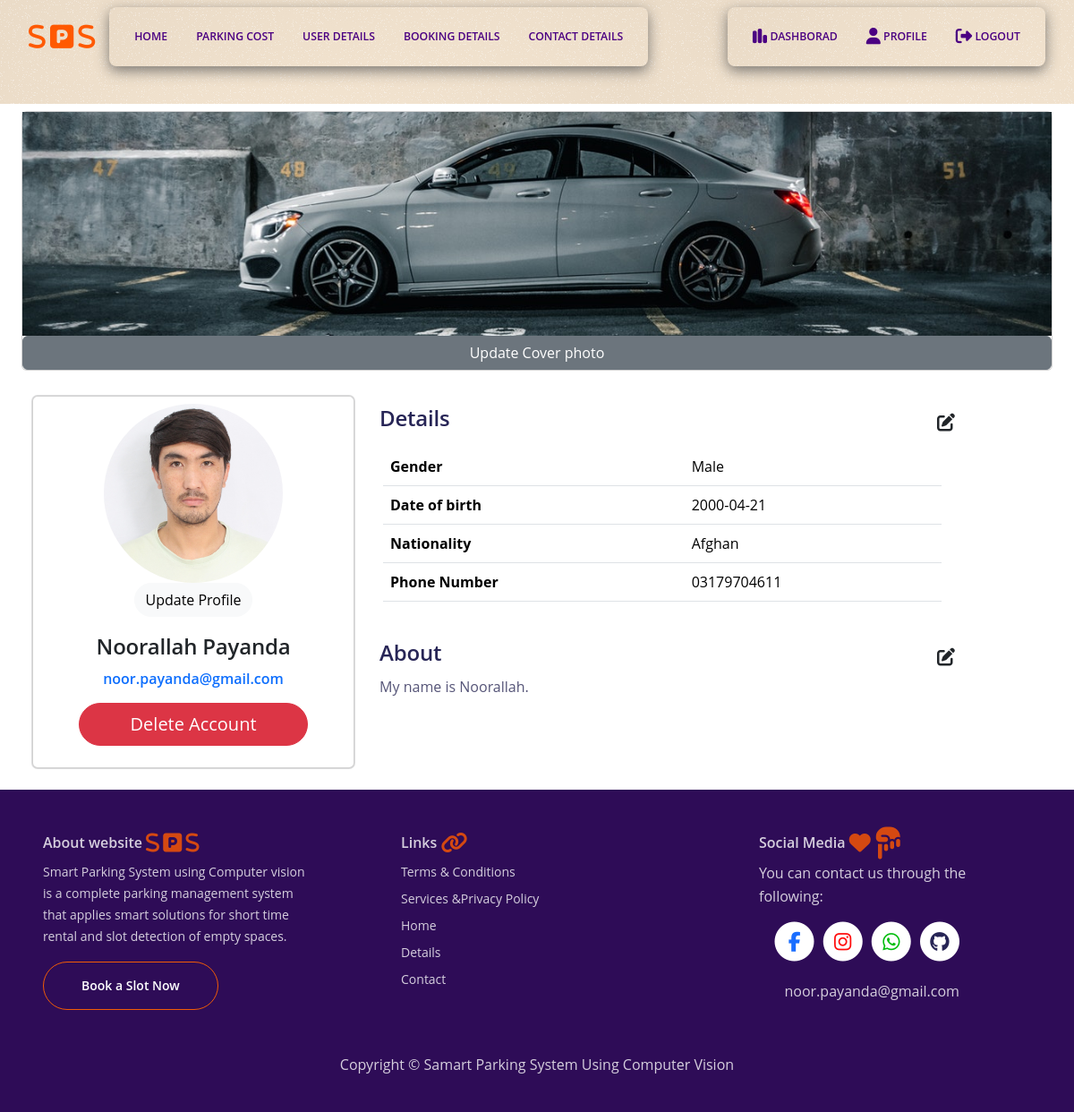
Screenshot of /profile (signed in) with the database file from the repository.
### app.py (models this page shows, shortened)
class Users(db.Model, UserMixin):
    id = Column(Integer, primary_key=True)
    name =Column(String(80), nullable=False)
    email = Column(String(120), unique=True, nullable=False) # it should be unique
    password = Column(String(128), nullable=False)
    phone_number = Column(String(15), nullable=True)
    gender = Column(String(10), nullable=True)
    date_of_birth = Column(Date, nullable=True)
    nationality = Column(String(), nullable=True)
    about = Column(Text, nullable=True)
    profile_picture  = Column(String(50), nullable=True)
    cover_photo  = Column(String(50), nullable=True)
    contacts = relationship('Contacts', backref='users')  # One-to-Many relationship with contacts
    bookings = relationship('Bookings', backref='users')  # One-to-Many relationship with Booking
    is_admin = Column(Boolean, default=False)  # Flag to distinguish user type

### app.py (the view)
@app.route('/profile')
@login_required  # Add login protection (replace with your implementation)
def profile():
    user = Users.query.get(current_user.id)
    return render_template('profile.html', user=user)

### app.py (called while the page is built)
@login_manager.user_loader
def load_user(user_id):
    user = Users.query.get(int(user_id))
    return user

### templates/profile.html (shortened to what this page needs)
{% extends "base.html" %}
{% block content %}
<div class="row p-1">
</div>
<div class="container-fluid">
    <div class="row px-4 mb-1">
        <div class="card px-0">
            {% if user.cover_photo %}
            <img src="{{ url_for('uploaded_cover', filename=user.cover_photo) }}" alt="Cover Photo" height="250px"
                style="background-size:ocver; object-fit: cover;">
            {% else %}
            <p>No Cover Photo uploaded yet.</p>
            {% endif %}
            <button data-bs-toggle="modal" data-bs-target="#update_cover_photo_modal" class="btn btn-secondary">
                Update Cover photo
            </button>
        </div>
    </div>
    <div class="row p-4 gap-2">
        <div class="col-lg-4">
            <div class="card my_shadow p-2 text-center" style="align-items: center;">
                {% if user.profile_picture %}
                <img src="{{ url_for('uploaded_profile', filename=user.profile_picture) }}" alt="Profile Picture"
                    style="border-radius: 50%;" width="200" height="200">
                {% else %}
                <p>No profile picture uploaded yet.</p>
                {% endif %}
                <button data-bs-toggle="modal" data-bs-target="#update_profile_picture_modal"
                    class="btn btn-light rounded-pill">
                    Update Profile
                </button>
                <div class="card-body">
                    <h4 class="card-title text-center">{{user.name}}</h4>
                    <h6 class="card-text text-primary text-center">{{user.email}}</h6>
                    <button data-bs-toggle="modal" data-bs-target="#deleteConfirmationModal"
                        class="btn btn-danger btn-lg rounded-5 mt-2" style="width: 16rem;">
                        Delete Account
                    </button>
                </div>
            </div>
        </div>
        <div class="col-lg-7">
            <div class="row">
                <div class="col p-2">
                    <div class="flex_button">
                        <h4>Details</h4>
                        <button class="btn" type="button" data-bs-toggle="modal" data-bs-target="#details_box">
                            <i class="fa-solid fa-pen-to-square fa-lg"></i>
                        </button>
                    </div>
                </div>
                <div class="row">
                    <div class="col-lg-12">
                        <table class="table table-hover">
                            <tr>
                                <th>Gender</th>
                                <td>{{ user.gender }}</td>
                            </tr>
                            <tr>
                                <th>Date of birth</th>
                                <td>{{ user.date_of_birth }}</td>
                            </tr>
                            <tr>
                                <th>Nationality</th>
                                <td>{{ user.nationality }}</td>
                            </tr>
                            <tr>
                                <th>Phone Number</th>
                                <td>{{ user.phone_number }}</td>
                            </tr>
                        </table>
                    </div>
                </div>
            </div>
            <div class="row mt-3">
                <div class="col p-2">
                    <div class="flex_button">
                        <h4>About</h4>
                        <button class="btn" type="button" data-bs-toggle="collapse" data-bs-target="#about_box">
                            <i class="fa-solid fa-pen-to-square fa-lg"></i>
                        </button>
                    </div>
                    <p>{{user.about}}</p>
                </div>
            </div>
        </div>
    </div>
</div>
{% endblock %}

### static/css/styles.css (style rules this page uses)
body, html { width: 100%; height: 100%; }
body, p { color: #565578; font: 400 1rem/1.625rem "Open Sans", sans-serif; }
h4 { color: #272556; font-weight: 600; font-size: 1.5rem; line-height: 2.125rem; letter-spacing: -0.2px; }
h6 { color: #272556; font-weight: 600; font-size: 1rem; line-height: 1.375rem; }
.my_shadow { box-shadow: rgba(0, 0, 0, 0.02) 0px 1px 3px 0px, rgba(27, 31, 35, 0.15) 0px 0px 0px 1px; }

### templates/profile.html (style rules this page uses)
.flex_button { display: flex; flex-direction: row; justify-content: space-between; }

### rows the page displays
Users: cover_photo (picture), profile_picture (picture), name "Noorallah Payanda", email "noor.payanda@gmail.com", gender "Male", date_of_birth "2000-04-21", nationality "Afghan", phone_number "03179704611", about "My name is Noorallah."
